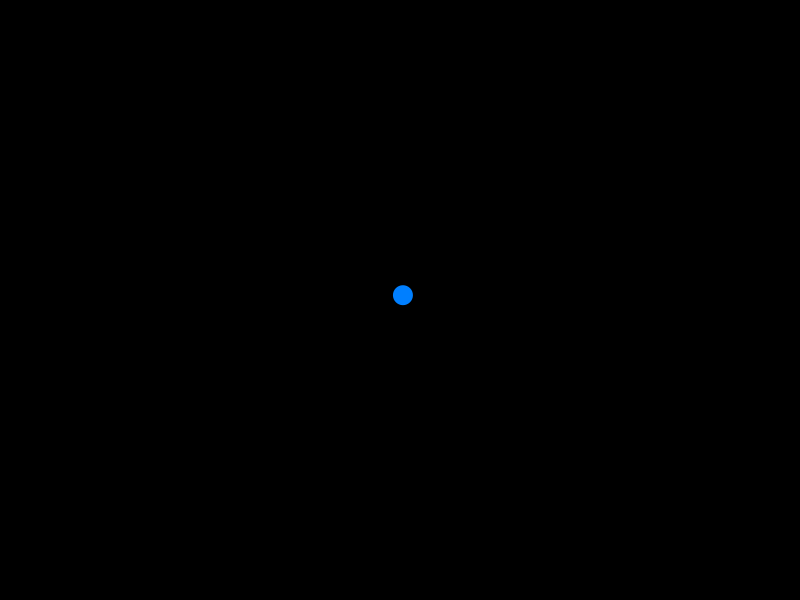
Frame 1 (no input)
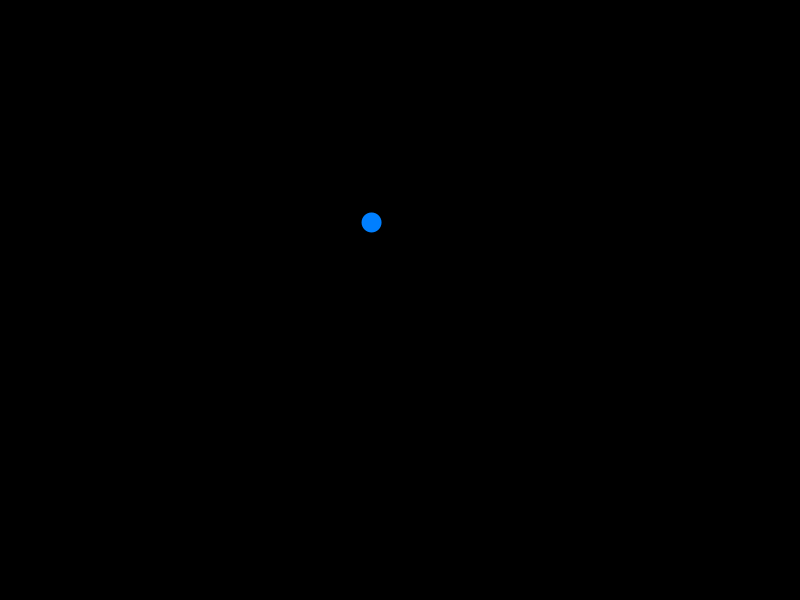
Frame 60 (the mouse pressed at the canvas centre just before this capture)
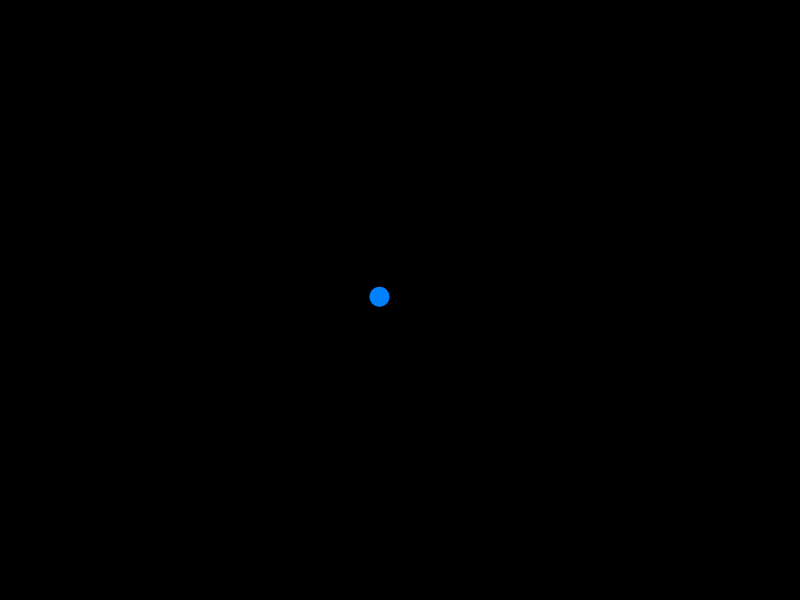
Frame 120 (the mouse held since frame 60 and released just before this capture)

The Processing sketch that drew these frames (run headless with seeded random() and noise(); from frame 60 on, the mouse is pressed at the canvas centre):

// Processing sketch: w05_01
// ── w05_01.pde
PVector location;
PVector velocity;
void setup() {
    size(800, 600);
    frameRate(60);
    location = new PVector(width/2, height/2);
}

void draw() {
    background(0);
    velocity = new PVector(random(-10, 10), random(-10, 10));
    location.add(velocity);
    
    noStroke();
    fill(0, 127, 255);
    ellipse(location.x, location.y, 20, 20);
}
